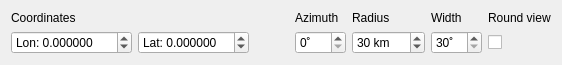
<?xml version="1.0" encoding="UTF-8"?>
<ui version="4.0">
 <class>onepointwidgetadditional</class>
 <widget class="QWidget" name="onepointwidgetadditional">
  <property name="geometry">
   <rect>
    <x>0</x>
    <y>0</y>
    <width>562</width>
    <height>60</height>
   </rect>
  </property>
  <property name="sizePolicy">
   <sizepolicy hsizetype="Expanding" vsizetype="Preferred">
    <horstretch>0</horstretch>
    <verstretch>0</verstretch>
   </sizepolicy>
  </property>
  <property name="windowTitle">
   <string>Station Settings</string>
  </property>
  <layout class="QGridLayout" name="gridLayout">
   <item row="0" column="0" colspan="3">
    <widget class="QLabel" name="label_2">
     <property name="text">
      <string>Coordinates</string>
     </property>
    </widget>
   </item>
   <item row="0" column="3">
    <widget class="QLabel" name="label_3">
     <property name="text">
      <string>Azimuth</string>
     </property>
    </widget>
   </item>
   <item row="0" column="4">
    <widget class="QLabel" name="label_4">
     <property name="text">
      <string>Radius</string>
     </property>
    </widget>
   </item>
   <item row="0" column="5">
    <widget class="QLabel" name="label_6">
     <property name="text">
      <string>Width</string>
     </property>
    </widget>
   </item>
   <item row="0" column="6">
    <widget class="QLabel" name="label_5">
     <property name="text">
      <string>Round view</string>
     </property>
    </widget>
   </item>
   <item row="1" column="0">
    <widget class="QDoubleSpinBox" name="lonSB">
     <property name="prefix">
      <string>Lon: </string>
     </property>
     <property name="suffix">
      <string/>
     </property>
     <property name="decimals">
      <number>6</number>
     </property>
     <property name="minimum">
      <double>-180.000000000000000</double>
     </property>
     <property name="maximum">
      <double>180.000000000000000</double>
     </property>
    </widget>
   </item>
   <item row="1" column="1">
    <widget class="QDoubleSpinBox" name="latSb">
     <property name="prefix">
      <string>Lat: </string>
     </property>
     <property name="decimals">
      <number>6</number>
     </property>
     <property name="minimum">
      <double>-90.000000000000000</double>
     </property>
     <property name="maximum">
      <double>90.000000000000000</double>
     </property>
    </widget>
   </item>
   <item row="1" column="3">
    <widget class="QSpinBox" name="sbAzimuth">
     <property name="suffix">
      <string>˚</string>
     </property>
     <property name="maximum">
      <number>359</number>
     </property>
    </widget>
   </item>
   <item row="1" column="4">
    <widget class="QSpinBox" name="sbRadius">
     <property name="suffix">
      <string> km</string>
     </property>
     <property name="prefix">
      <string/>
     </property>
     <property name="maximum">
      <number>1000</number>
     </property>
     <property name="singleStep">
      <number>1</number>
     </property>
     <property name="value">
      <number>30</number>
     </property>
    </widget>
   </item>
   <item row="1" column="5">
    <widget class="QSpinBox" name="sbWidth">
     <property name="suffix">
      <string>˚</string>
     </property>
     <property name="minimum">
      <number>30</number>
     </property>
     <property name="maximum">
      <number>180</number>
     </property>
    </widget>
   </item>
   <item row="1" column="6">
    <widget class="QCheckBox" name="cbRoundView">
     <property name="layoutDirection">
      <enum>Qt::LeftToRight</enum>
     </property>
     <property name="text">
      <string/>
     </property>
    </widget>
   </item>
  </layout>
 </widget>
 <resources/>
 <connections/>
</ui>
